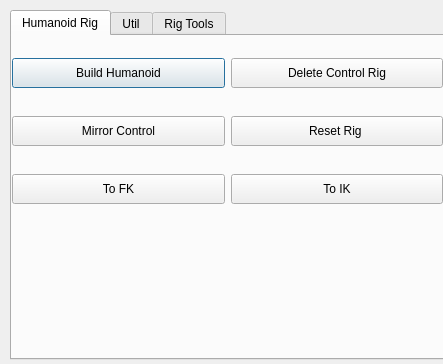
<?xml version="1.0" encoding="UTF-8"?>
<ui version="4.0">
 <class>nb_tools</class>
 <widget class="QDialog" name="nb_tools">
  <property name="geometry">
   <rect>
    <x>0</x>
    <y>0</y>
    <width>443</width>
    <height>364</height>
   </rect>
  </property>
  <property name="windowTitle">
   <string>nb_tools</string>
  </property>
  <widget class="QTabWidget" name="tabWidget">
   <property name="enabled">
    <bool>true</bool>
   </property>
   <property name="geometry">
    <rect>
     <x>10</x>
     <y>10</y>
     <width>450</width>
     <height>350</height>
    </rect>
   </property>
   <property name="sizePolicy">
    <sizepolicy hsizetype="Preferred" vsizetype="Preferred">
     <horstretch>0</horstretch>
     <verstretch>0</verstretch>
    </sizepolicy>
   </property>
   <property name="minimumSize">
    <size>
     <width>0</width>
     <height>0</height>
    </size>
   </property>
   <property name="tabShape">
    <enum>QTabWidget::Rounded</enum>
   </property>
   <property name="currentIndex">
    <number>0</number>
   </property>
   <widget class="QWidget" name="tab">
    <attribute name="title">
     <string>Humanoid Rig</string>
    </attribute>
    <widget class="QWidget" name="gridLayoutWidget_4">
     <property name="geometry">
      <rect>
       <x>0</x>
       <y>0</y>
       <width>431</width>
       <height>191</height>
      </rect>
     </property>
     <layout class="QGridLayout" name="gridLayout_3">
      <item row="0" column="0">
       <widget class="QPushButton" name="btn_build_humanoid">
        <property name="minimumSize">
         <size>
          <width>0</width>
          <height>30</height>
         </size>
        </property>
        <property name="text">
         <string>Build Humanoid</string>
        </property>
       </widget>
      </item>
      <item row="0" column="1">
       <widget class="QPushButton" name="btn_delete_all_ctrls">
        <property name="minimumSize">
         <size>
          <width>0</width>
          <height>30</height>
         </size>
        </property>
        <property name="text">
         <string>Delete Control Rig</string>
        </property>
       </widget>
      </item>
      <item row="1" column="0">
       <widget class="QPushButton" name="btn_mirror_ctrls">
        <property name="minimumSize">
         <size>
          <width>0</width>
          <height>30</height>
         </size>
        </property>
        <property name="text">
         <string>Mirror Control</string>
        </property>
       </widget>
      </item>
      <item row="2" column="0">
       <widget class="QPushButton" name="btn_to_fk">
        <property name="minimumSize">
         <size>
          <width>0</width>
          <height>30</height>
         </size>
        </property>
        <property name="text">
         <string>To FK</string>
        </property>
       </widget>
      </item>
      <item row="2" column="1">
       <widget class="QPushButton" name="btn_to_ik">
        <property name="minimumSize">
         <size>
          <width>0</width>
          <height>30</height>
         </size>
        </property>
        <property name="text">
         <string>To IK</string>
        </property>
       </widget>
      </item>
      <item row="1" column="1">
       <widget class="QPushButton" name="btn_reset_rig">
        <property name="minimumSize">
         <size>
          <width>0</width>
          <height>30</height>
         </size>
        </property>
        <property name="text">
         <string>Reset Rig </string>
        </property>
       </widget>
      </item>
     </layout>
    </widget>
   </widget>
   <widget class="QWidget" name="tab_util">
    <property name="sizePolicy">
     <sizepolicy hsizetype="Expanding" vsizetype="Expanding">
      <horstretch>0</horstretch>
      <verstretch>0</verstretch>
     </sizepolicy>
    </property>
    <attribute name="title">
     <string>Util</string>
    </attribute>
    <widget class="QWidget" name="verticalLayoutWidget">
     <property name="geometry">
      <rect>
       <x>0</x>
       <y>0</y>
       <width>411</width>
       <height>308</height>
      </rect>
     </property>
     <layout class="QVBoxLayout" name="verticalLayout">
      <property name="sizeConstraint">
       <enum>QLayout::SetDefaultConstraint</enum>
      </property>
      <item>
       <widget class="QGroupBox" name="grp_box_rig_ctrls">
        <property name="sizePolicy">
         <sizepolicy hsizetype="Preferred" vsizetype="Preferred">
          <horstretch>0</horstretch>
          <verstretch>0</verstretch>
         </sizepolicy>
        </property>
        <property name="minimumSize">
         <size>
          <width>0</width>
          <height>0</height>
         </size>
        </property>
        <property name="title">
         <string>Rig Ctrls</string>
        </property>
        <widget class="QWidget" name="gridLayoutWidget">
         <property name="geometry">
          <rect>
           <x>0</x>
           <y>20</y>
           <width>411</width>
           <height>97</height>
          </rect>
         </property>
         <layout class="QGridLayout" name="gridLayout">
          <property name="sizeConstraint">
           <enum>QLayout::SetDefaultConstraint</enum>
          </property>
          <property name="leftMargin">
           <number>6</number>
          </property>
          <property name="rightMargin">
           <number>6</number>
          </property>
          <property name="horizontalSpacing">
           <number>6</number>
          </property>
          <item row="0" column="0">
           <widget class="QPushButton" name="btn_offset_transforms">
            <property name="sizePolicy">
             <sizepolicy hsizetype="Preferred" vsizetype="Fixed">
              <horstretch>0</horstretch>
              <verstretch>0</verstretch>
             </sizepolicy>
            </property>
            <property name="minimumSize">
             <size>
              <width>0</width>
              <height>30</height>
             </size>
            </property>
            <property name="text">
             <string>Offset Group</string>
            </property>
           </widget>
          </item>
          <item row="1" column="1">
           <widget class="QPushButton" name="btn_build_ikfk">
            <property name="sizePolicy">
             <sizepolicy hsizetype="Preferred" vsizetype="Preferred">
              <horstretch>0</horstretch>
              <verstretch>0</verstretch>
             </sizepolicy>
            </property>
            <property name="text">
             <string>FK IK Joints </string>
            </property>
           </widget>
          </item>
          <item row="0" column="1">
           <widget class="QPushButton" name="btn_fk_ctrls">
            <property name="sizePolicy">
             <sizepolicy hsizetype="Preferred" vsizetype="Preferred">
              <horstretch>0</horstretch>
              <verstretch>0</verstretch>
             </sizepolicy>
            </property>
            <property name="minimumSize">
             <size>
              <width>0</width>
              <height>30</height>
             </size>
            </property>
            <property name="toolTip">
             <string>Build FK controls on selected objects </string>
            </property>
            <property name="text">
             <string>Control Builder</string>
            </property>
           </widget>
          </item>
          <item row="1" column="0">
           <widget class="QPushButton" name="btn_remove">
            <property name="minimumSize">
             <size>
              <width>0</width>
              <height>30</height>
             </size>
            </property>
            <property name="text">
             <string>Remove Transform</string>
            </property>
           </widget>
          </item>
         </layout>
        </widget>
       </widget>
      </item>
      <item>
       <widget class="QGroupBox" name="tab_rig_general">
        <property name="sizePolicy">
         <sizepolicy hsizetype="Preferred" vsizetype="Preferred">
          <horstretch>0</horstretch>
          <verstretch>0</verstretch>
         </sizepolicy>
        </property>
        <property name="minimumSize">
         <size>
          <width>0</width>
          <height>0</height>
         </size>
        </property>
        <property name="title">
         <string>General</string>
        </property>
        <widget class="QWidget" name="gridLayoutWidget_2">
         <property name="geometry">
          <rect>
           <x>0</x>
           <y>20</y>
           <width>411</width>
           <height>101</height>
          </rect>
         </property>
         <layout class="QGridLayout" name="gridLayout_rig_general">
          <property name="sizeConstraint">
           <enum>QLayout::SetDefaultConstraint</enum>
          </property>
          <property name="leftMargin">
           <number>6</number>
          </property>
          <property name="rightMargin">
           <number>6</number>
          </property>
          <item row="0" column="0">
           <widget class="QPushButton" name="btn_rename">
            <property name="sizePolicy">
             <sizepolicy hsizetype="Preferred" vsizetype="Fixed">
              <horstretch>0</horstretch>
              <verstretch>0</verstretch>
             </sizepolicy>
            </property>
            <property name="minimumSize">
             <size>
              <width>100</width>
              <height>30</height>
             </size>
            </property>
            <property name="text">
             <string>Rename Tools</string>
            </property>
           </widget>
          </item>
          <item row="0" column="1">
           <widget class="QPushButton" name="btn_unlock_attr">
            <property name="sizePolicy">
             <sizepolicy hsizetype="Preferred" vsizetype="Fixed">
              <horstretch>0</horstretch>
              <verstretch>0</verstretch>
             </sizepolicy>
            </property>
            <property name="minimumSize">
             <size>
              <width>100</width>
              <height>30</height>
             </size>
            </property>
            <property name="text">
             <string>Unlock Attributes</string>
            </property>
            <property name="icon">
             <iconset>
              <normaloff>../../../../../p4_avatars/tools/icons/GC_PWT_LockIcon.bmp</normaloff>../../../../../p4_avatars/tools/icons/GC_PWT_LockIcon.bmp</iconset>
            </property>
            <property name="checkable">
             <bool>false</bool>
            </property>
           </widget>
          </item>
          <item row="1" column="0">
           <widget class="QPushButton" name="btn_delete_controls">
            <property name="minimumSize">
             <size>
              <width>0</width>
              <height>30</height>
             </size>
            </property>
            <property name="text">
             <string>Delete Control Rig</string>
            </property>
           </widget>
          </item>
          <item row="1" column="1">
           <widget class="QPushButton" name="btn_make_switch_2">
            <property name="minimumSize">
             <size>
              <width>0</width>
              <height>30</height>
             </size>
            </property>
            <property name="text">
             <string>Make IKFK Switch</string>
            </property>
           </widget>
          </item>
         </layout>
        </widget>
       </widget>
      </item>
     </layout>
    </widget>
   </widget>
   <widget class="QWidget" name="tab_modeling">
    <attribute name="title">
     <string>Rig Tools</string>
    </attribute>
    <widget class="QWidget" name="gridLayoutWidget_3">
     <property name="geometry">
      <rect>
       <x>0</x>
       <y>0</y>
       <width>431</width>
       <height>321</height>
      </rect>
     </property>
     <layout class="QGridLayout" name="gridLayout_2">
      <item row="1" column="1">
       <widget class="QPushButton" name="btn_delete_controls_2">
        <property name="minimumSize">
         <size>
          <width>0</width>
          <height>30</height>
         </size>
        </property>
        <property name="text">
         <string>Delete Control Rig</string>
        </property>
       </widget>
      </item>
      <item row="1" column="0">
       <widget class="QPushButton" name="btn_make_switch">
        <property name="minimumSize">
         <size>
          <width>0</width>
          <height>30</height>
         </size>
        </property>
        <property name="text">
         <string>Make IKFK Switch</string>
        </property>
       </widget>
      </item>
      <item row="0" column="0">
       <widget class="QPushButton" name="btn_make_tags">
        <property name="minimumSize">
         <size>
          <width>0</width>
          <height>30</height>
         </size>
        </property>
        <property name="text">
         <string>Create Tags</string>
        </property>
       </widget>
      </item>
     </layout>
    </widget>
   </widget>
  </widget>
 </widget>
 <resources/>
 <connections/>
</ui>
